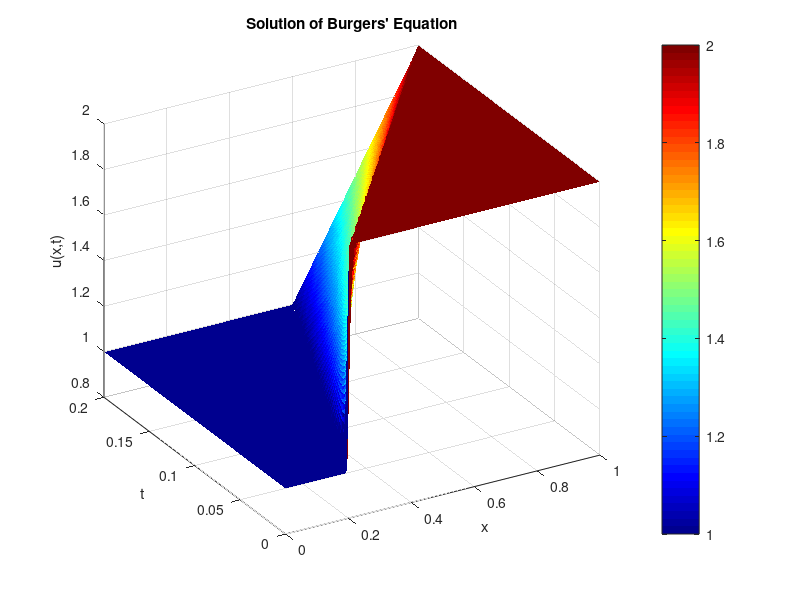

Here is the MATLAB script that generated this plot: (Note: this script raises an error after producing the figure.)
% Create mesh grid for x and t
[X, T] = meshgrid(linspace(0, 1, 100), linspace(0, 0.2, 100));
Z = zeros(size(X));

% Calculate u(x,t) for each point
for i = 1:size(X, 1)
    for j = 1:size(X, 2)
        x = X(i,j);
        t = T(i,j);

        if t == 0
            if x < 0.2
                Z(i,j) = 1;
            else
                Z(i,j) = 2;
            end
        else
            if x < 0.2 + 2*t
                Z(i,j) = 1;
            elseif x > 0.2 + 4*t
                Z(i,j) = 2;
            else
                Z(i,j) = (x - 0.2)/(2*t);
            end
        end
    end
end

% % Calculate u(x,t) for each point
% for i = 1:size(X, 1)
%     for j = 1:size(X, 2)
%         x = X(i,j);
%         t = T(i,j);
% 
%         if t == 0
%             if x < 0.2
%                 Z(i,j) = 2;
%             else
%                 Z(i,j) = 1;
%             end
%         else
%             if x < 0.2 + 3*t
%                 Z(i,j) = 2;
%             else
%                 Z(i,j) = 1;
%             end
%         end
%     end
% end

% Create 3D surface plot
figure;
surf(X, T, Z, 'EdgeColor', 'none');
colormap('jet');
colorbar;

% Add labels and title
xlabel('x');
ylabel('t');
zlabel('u(x,t)');
title('Solution of Burgers'' Equation');

% Set viewing angle
view(-30, 30);

% Add grid
grid on;

% Make the plot look nicer
lighting phong;
material shiny;
camlight;